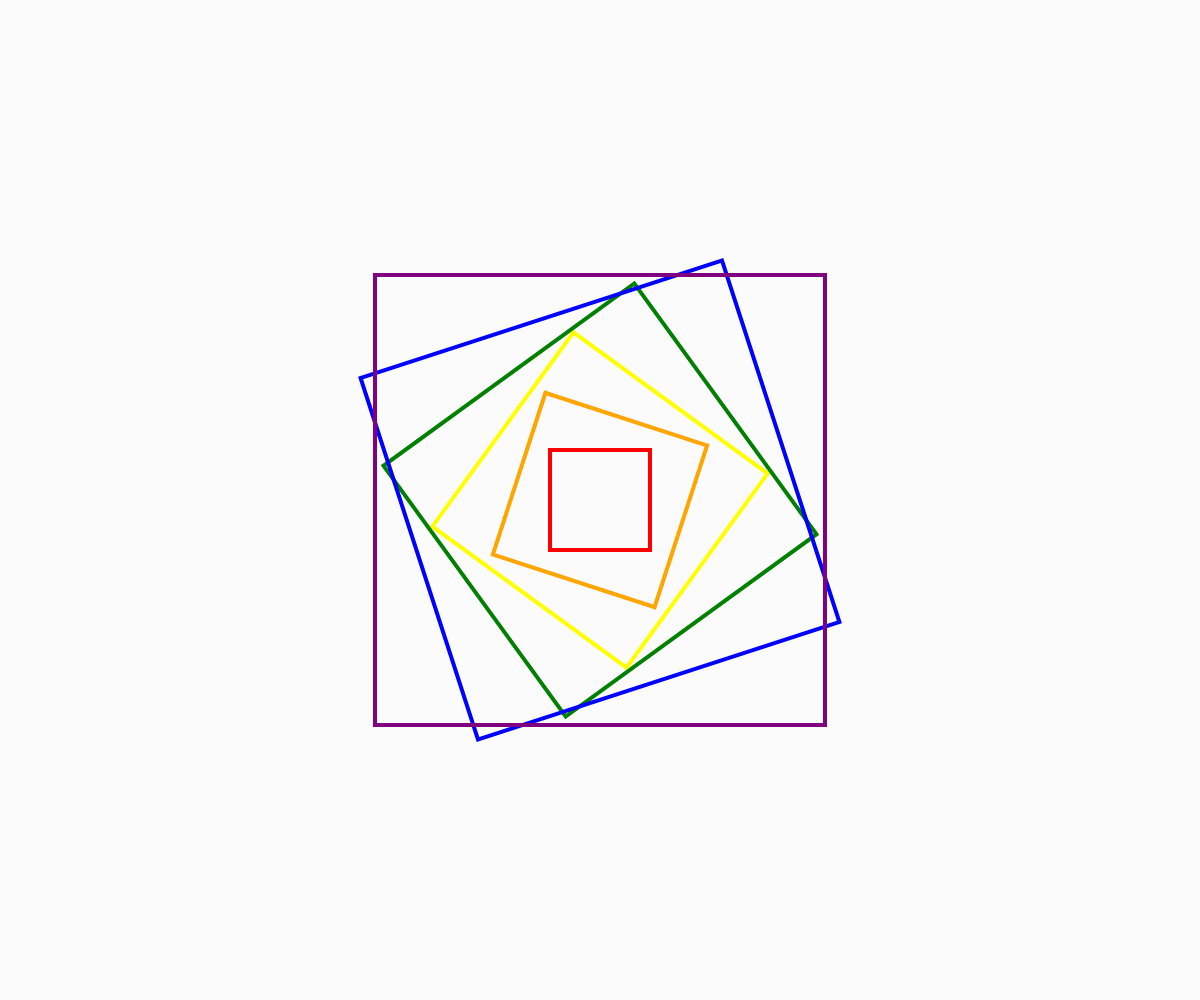
Frame 1 (no input)
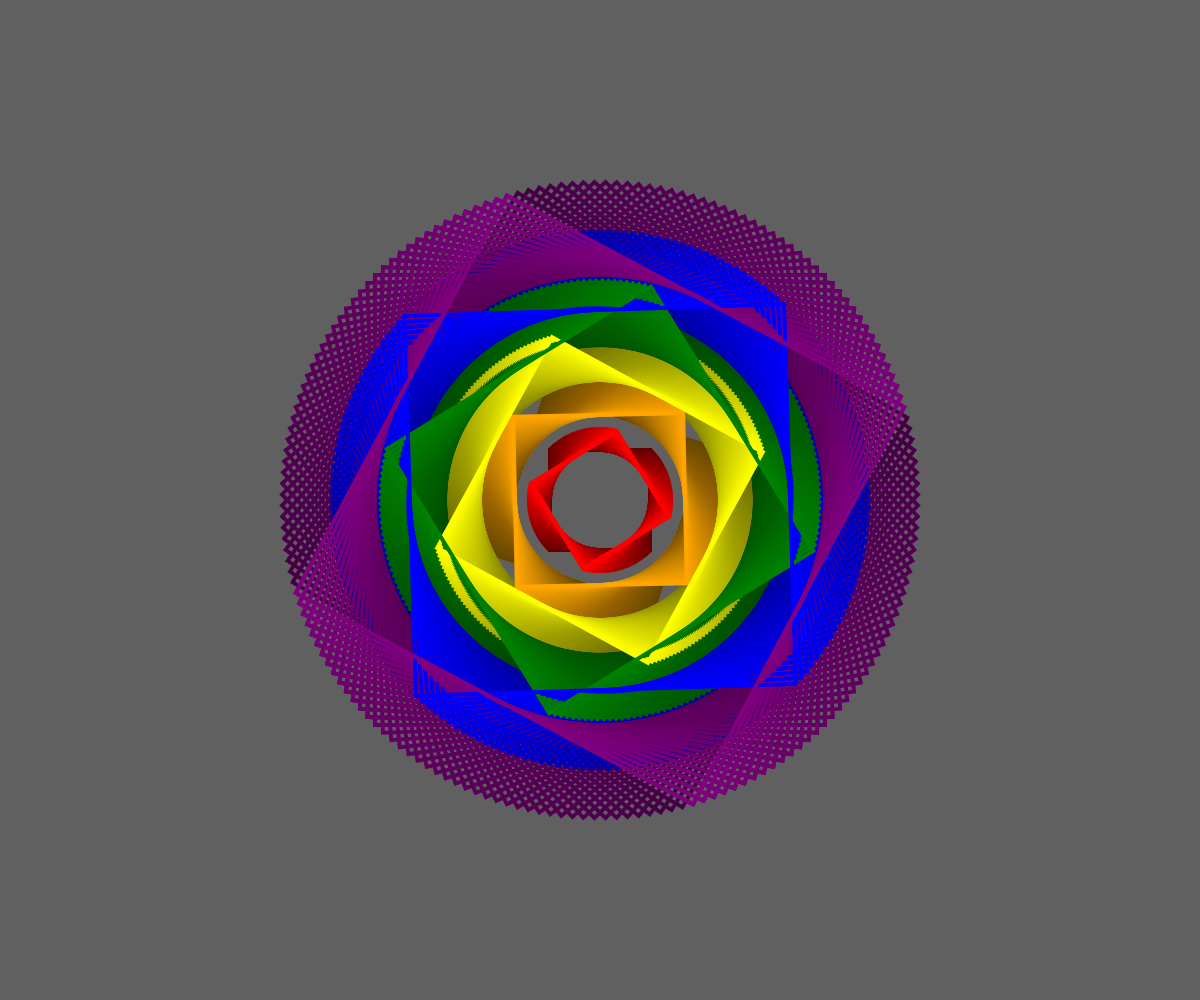
Frame 60 (no input)
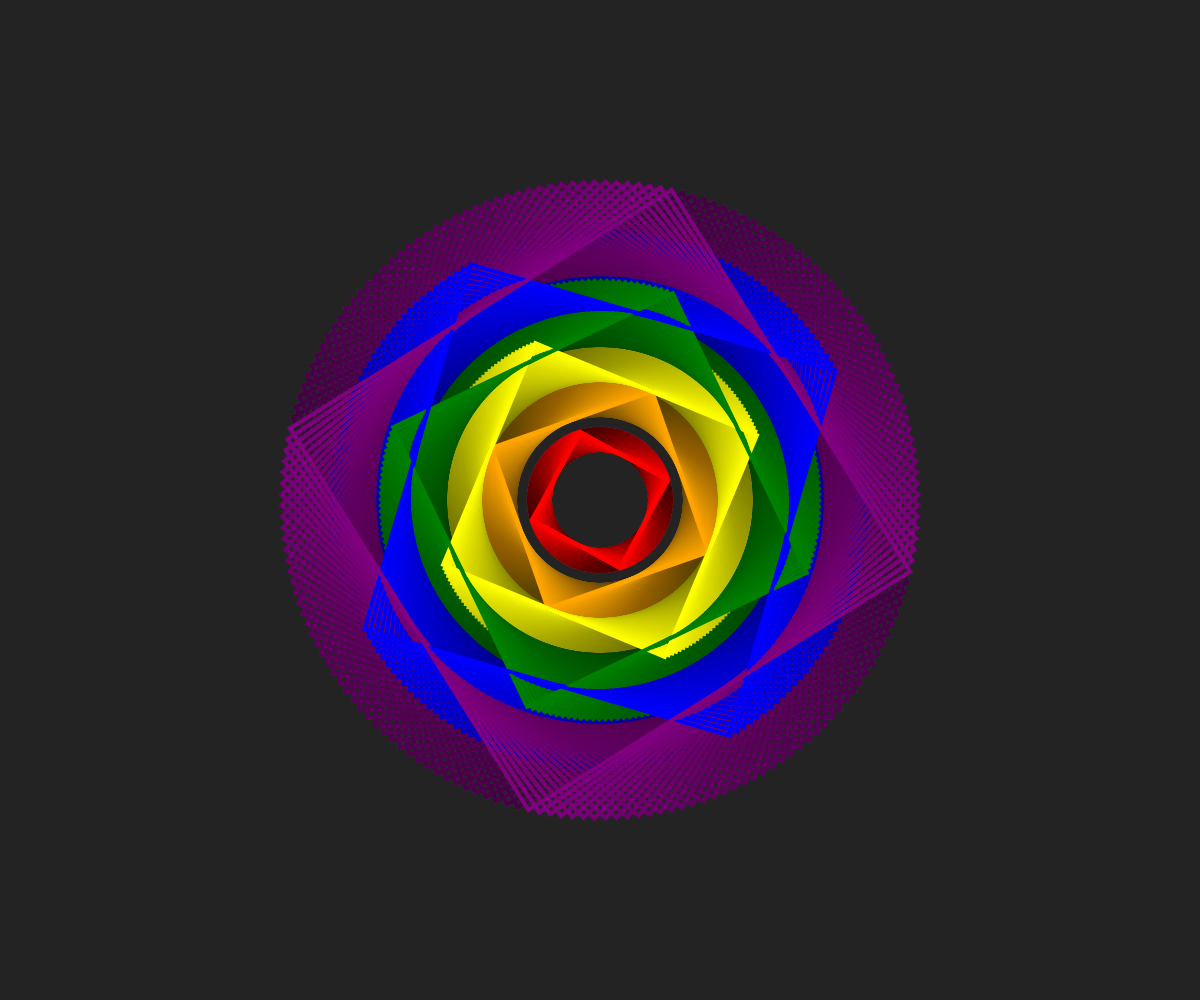
Frame 120 (the mouse pressed at the canvas centre since frame 60)

The p5.js sketch that drew these frames (run headless with seeded random() and noise() and a simulated clock; from frame 60 on, the mouse is pressed at the canvas centre):

// p5.js sketch
// ── sketch.js

let angle;
let rotSpeed;

let colorPalette = ['red', 'orange', 'yellow', 'green', 'blue', 'purple'];
let sizes = [];
let speeds = [];

class Square {
  display(size, color, speed) {
    noFill();
    stroke(color);
    strokeWeight(4);

    push();
    rotate(angle * speed);
    rect(0, 0, size, size);
    pop();
  }
}



let square = new Square();


function setup() {


  createCanvas(windowWidth, windowHeight);


  angleMode(DEGREES);
  rectMode(CENTER);

  angle = 90;
  rotSpeed = 1;

  for (let i = 0; i < 7; i++) {
    sizes[i] = 100 + i * 70;

    speeds[i] = 1 + i * 0.2;
  }


}

function draw() {

  background(0, 4);

  translate(width / 2, height / 2);

  for (let i = 0; i < 6; i++) {

    stroke(colorPalette[i]);
    square.display(sizes[i], colorPalette[i], speeds[i]);
  }


  
  angle += rotSpeed;

}
